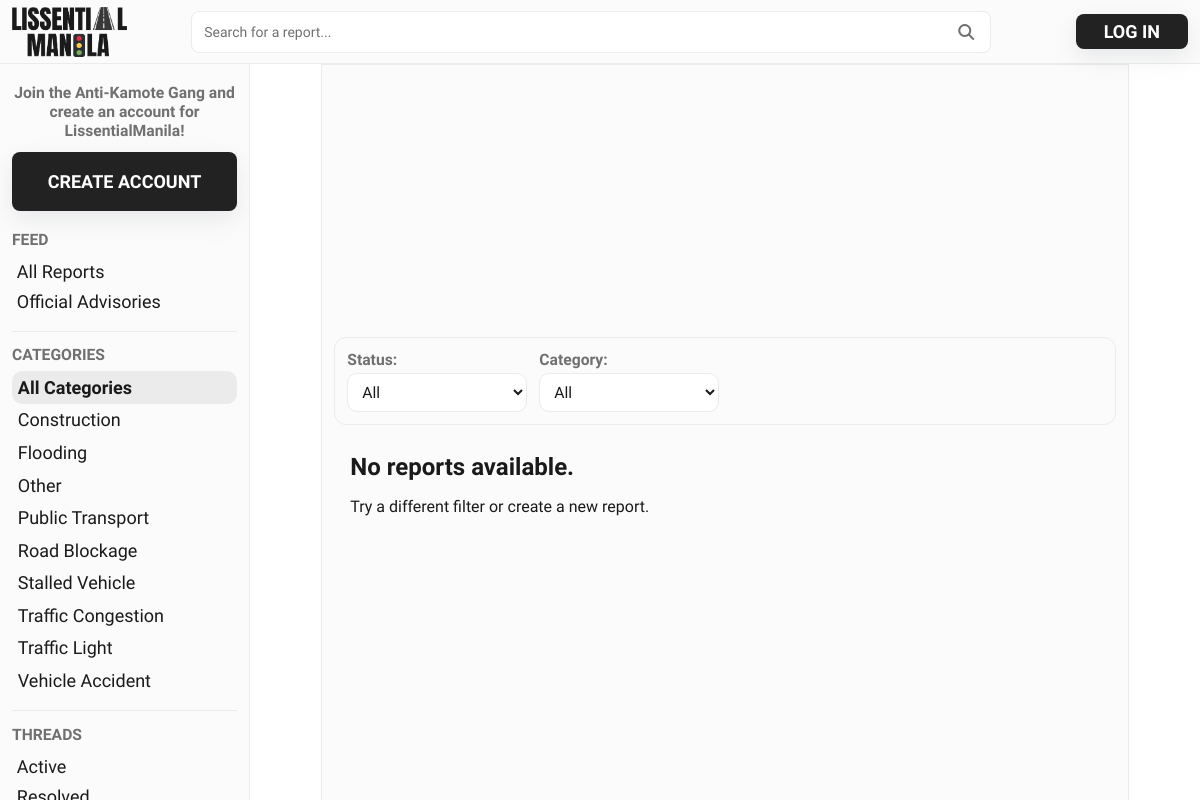
The page / on the database its author committed.
### tables this page shows
CREATE TABLE categories (
    category_id INT AUTO_INCREMENT PRIMARY KEY,
    category_name VARCHAR(50) NOT NULL UNIQUE, 
    requires_description BOOLEAN DEFAULT FALSE,  
    is_active BOOLEAN DEFAULT TRUE,
    created_at TIMESTAMP DEFAULT CURRENT_TIMESTAMP
);

### includes/auth.php (called while the page is built, shortened)
<?php
function is_authenticated(): bool
{
    if (!isset($_SESSION['user_id'], $_SESSION['username'], $_SESSION['role'])) {
        return false;
    }
    $userId = filter_var($_SESSION['user_id'], FILTER_VALIDATE_INT, ['options' => ['min_range' => 1]]);
    $username = trim((string) $_SESSION['username']);
    $role = strtolower((string) $_SESSION['role']);
    return $userId !== false
        && $username !== ''
        && in_array($role, ['student', 'official', 'admin'], true);
}

### includes/report-feed.php (called while the page is built, shortened)
<?php
function build_filter_url(string $basePath, ?string $status, ?int $categoryId): string
{
    $query = [];
    if ($categoryId !== null) {
        $query['category'] = $categoryId;
    }
    $queryString = http_build_query($query);
    if ($queryString === '') {
        return $basePath;
    }
    return $basePath . '?' . $queryString;
}
function fetch_categories(mysqli $db): array
{
    $categories = [];
    $categoryResult = $db->query('SELECT category_id, category_name FROM categories WHERE is_active = TRUE ORDER BY category_name ASC');
    while ($row = $categoryResult->fetch_assoc()) {
        $categories[] = [
            'category_id' => (int) ($row['category_id'] ?? 0),
            'category_name' => (string) ($row['category_name'] ?? ''),
        ];
    }
    return $categories;
}
function fetch_reports_and_media(mysqli $db, string $selectedStatus, ?int $selectedCategoryId, ?int $currentUserId = null): array
{
    $sql = <<<'SQL'
        SELECT
            r.report_id,
            r.thread_id,
            r.title,
            r.description,
            r.status,
            r.upvote_count,
            r.comment_count,
            r.resolved_count,
            r.verified_by,
            r.created_at,
            u.username,
            u.first_name,
            u.last_name,
            c.category_name,
            l.city,
            l.district
        FROM reports r
        INNER JOIN users u ON u.user_id = r.user_id
        INNER JOIN categories c ON c.category_id = r.category_id
        INNER JOIN locations l ON l.location_id = r.location_id
        WHERE r.is_deleted = FALSE
    SQL;
    $types = '';
    $sql .= ' ORDER BY r.created_at DESC, r.report_id DESC';
    $statement = $db->prepare($sql);
    $statement->execute();
    return fetch_report_media_for_rows($db, $statement->get_result()->fetch_all(MYSQLI_ASSOC), $currentUserId);
}
function fetch_report_media_for_rows(mysqli $db, array $reports, ?int $currentUserId = null): array
{
    if ($reports === []) {
        return ['reports' => [], 'mediaByReport' => []];
    }
    attach_user_marks($db, $reports, $currentUserId);
    $mediaByReport = [];
    return [
        'reports' => $reports,
        'mediaByReport' => $mediaByReport,
    ];
}

### index.php (the view, shortened to what this page needs)
<?php
require_once __DIR__ . '/includes/auth.php';
require_once __DIR__ . '/includes/thread-query.php';
require_once __DIR__ . '/includes/report-feed.php';
function escape_html(?string $value): string {
    return htmlspecialchars((string) $value, ENT_QUOTES, 'UTF-8');
}
$isAuthenticated = is_authenticated();
$currentUserId = filter_var($_SESSION['user_id'] ?? null, FILTER_VALIDATE_INT, ['options' => ['min_range' => 1]]);
$currentUserId = $currentUserId === false ? null : $currentUserId;
$username = $_SESSION['username'] ?? null;
$safeUsername = escape_html((string) ($username ?? ''));
$loginUrl = 'pages/auth/login.php';
$logoutUrl = 'pages/auth/logout.php';
$registerUrl = 'pages/auth/register.php';
$createReportUrl = $isAuthenticated ? 'pages/user/user-create-report.php' : $registerUrl;
$activeThreadsUrl = $isAuthenticated ? 'pages/user/user-active-threads.php' : $loginUrl;
$resolvedThreadsUrl = $isAuthenticated ? 'pages/user/user-resolved-threads.php' : $loginUrl;
$allowedStatuses = ['Pending', 'Verified', 'Resolved', 'Rejected'];
$selectedStatus = trim((string) ($_GET['status'] ?? ''));
if (!in_array($selectedStatus, $allowedStatuses, true)) {
    $selectedStatus = '';
}
$selectedCategoryId = filter_input(
    INPUT_GET,
    'category',
    FILTER_VALIDATE_INT,
    ['options' => ['min_range' => 1]]
);
$selectedCategoryId = $selectedCategoryId === false ? null : $selectedCategoryId;
$categories = [];
$reports = [];
$reportLoadError = null;
try {
    $db = thread_db();
    $categories = fetch_categories($db);
    $reportData = fetch_reports_and_media($db, $selectedStatus, $selectedCategoryId, $currentUserId);
    $reports = $reportData['reports'];
} catch (Throwable $error) {
    $reportLoadError = $error->getMessage();
}
?>
<!DOCTYPE html>
<html lang="en">
<head>
    <link rel="stylesheet" href="style/shared/global.css">
    <link rel="stylesheet" href="style/shared/navbar.css">
    <link rel="stylesheet" href="style/user/home.css">
    <link rel="stylesheet" href="https://cdnjs.cloudflare.com/ajax/libs/font-awesome/7.0.1/css/all.min.css"
/>
    <link rel="stylesheet" href="style/shared/post.css">
</head>
<body>
    <nav>
        <header class="navbar">
            <div class="navbar-logo">
                <a href="index.php">
                    <img src="assets/LOGO/logo_normal.png" alt="LissentialManila Logo">
                </a>
            </div>
            <div class="searchbar">
                <input type="search" placeholder="Search for a report...">
            </div>
            <?php if ($isAuthenticated): ?>
            <div class="icon-button-wrapper">
                <button type="button" class="icon-button notif-bell-btn" id="notifBellBtn" data-notif-api="includes/notifications-api.php" aria-haspopup="true" aria-expanded="false" aria-label="Notifications">
                    <i class="fa-solid fa-bell"></i>
                </button>
                <div class="notification-panel" id="notifPanel" hidden>
                    <div class="notification-panel-header">Nearby Alerts</div>
                    <div class="notification-panel-body" id="notifPanelBody"></div>
                </div>
                <button type="button" class="icon-button user-menu-btn" id="userMenuBtn" aria-haspopup="true" aria-expanded="false" aria-label="Account menu">
                    <i class="fa-solid fa-user"></i>
                </button>
                <div class="user-menu-panel" id="userMenuPanel" hidden>
                    <div class="user-menu-info">
                        <span class="user-menu-name"><?php echo htmlspecialchars((string) ($_SESSION['full_name'] ?? ''), ENT_QUOTES, 'UTF-8') ?: $safeUsername; ?></span>
                        <span class="user-menu-username">@<?php echo $safeUsername; ?></span>
                    </div>
                    <a class="user-menu-logout" href="<?php echo $logoutUrl; ?>">
                        <i class="fa-solid fa-right-from-bracket"></i> Log out
                    </a>
                </div>
            </div>
            <?php else: ?>
            <div class="login-button">
                <button type="button" onclick="window.location.href='<?php echo $loginUrl; ?>'">LOG IN</button>
            </div>
            <?php endif; ?>
        </header>
        <aside class="sidebar">
            <?php if (!$isAuthenticated): ?>
            <div class="sidebar-options-wrapper">
                <span class="sidebar-title sidebar-intro">Join the Anti-Kamote Gang and create an account for LissentialManila!</span>
            </div>
            <?php endif; ?>
            <div class="create-report">
                <button type="button" onclick="window.location.href='<?php echo $createReportUrl; ?>'">
                    <?php echo $isAuthenticated ? 'CREATE REPORT' : 'CREATE ACCOUNT'; ?>
                </button>
            </div>
            <div class="sidebar-options-wrapper">
                <span class="sidebar-title">FEED</span>
                <div class="sidebar-options">
                    <a href="index.php">All Reports</a>
                    <a href="#">Official Advisories</a>
                </div>
                <hr>
            </div>
            <div class="sidebar-options-wrapper">
                <span class="sidebar-title">CATEGORIES</span>
                <div class="sidebar-options">
                    <a
                        href="<?php echo escape_html(build_filter_url('index.php', $selectedStatus !== '' ? $selectedStatus : null, null)); ?>"
                        class="sidebar-filter-link<?php echo $selectedCategoryId === null ? ' is-active' : ''; ?>"
                    >
                        All Categories
                    </a>
                    <?php foreach ($categories as $category): ?>
                        <?php $categoryId = (int) ($category['category_id'] ?? 0); ?>
                        <a
                            href="<?php echo escape_html(build_filter_url('index.php', $selectedStatus !== '' ? $selectedStatus : null, $categoryId)); ?>"
                            class="sidebar-filter-link<?php echo $selectedCategoryId === $categoryId ? ' is-active' : ''; ?>"
                        >
                            <?php echo escape_html((string) ($category['category_name'] ?? '')); ?>
                        </a>
                    <?php endforeach; ?>
                </div>
                <hr>
            </div>
            <div class="sidebar-options-wrapper">
                <span class="sidebar-title">THREADS</span>
                <div class="sidebar-options">
                    <a href="<?php echo $activeThreadsUrl; ?>">Active</a>
                    <a href="<?php echo $resolvedThreadsUrl; ?>">Resolved</a>
                </div>
            </div>
        </aside>
    </nav>
    <div class="main-wrapper">
        <main>
            <form method="get" class="filter">
                <div class="filter-group">
                    <label for="status-filter">Status:</label>
                    <select id="status-filter" name="status" onchange="this.form.submit()">
                        <option value="" <?php echo $selectedStatus === '' ? 'selected' : ''; ?>>All</option>
                    </select>
                </div>
                <div class="filter-group">
                    <label for="category-filter">Category:</label>
                    <select id="category-filter" name="category" onchange="this.form.submit()">
                        <option value="" <?php echo $selectedCategoryId === null ? 'selected' : ''; ?>>All</option>
                    </select>
                </div>
            </form>
            <?php if ($reportLoadError !== null): ?>
                <section class="post" style="padding: 16px;">
                    <h2 style="margin-bottom: 8px;">Unable to load reports</h2>
                    <p style="margin-bottom: 0;">Please make sure MySQL is running and the database has been imported.</p>
                </section>
            <?php elseif ($reports === []): ?>
                <section class="post" style="padding: 16px;">
                    <h2 style="margin-bottom: 8px;">No reports available.</h2>
                    <p style="margin-bottom: 0;">Try a different filter or create a new report.</p>
                </section>
            <?php endif; ?>
        </main>
    </div>
</body>
</html>

### style/shared/global.css (style rules this page uses)
:root { --color1: #ffffff; --color2: #fbfbfb; --color3: #ebebeb; --color4: #707070; --color5: #222222; --colorText: #1a1a1a; --colorBlue: #5ca3ff; --colorRed: #cd474b; --colorYellow: #febc01; --colorGreen: #34622f; --colorComplement: #000000; --space-xsmall: clamp(0.25rem, 0.2rem + 0.3vw, 0.5rem); --space-small: clamp(0.5rem, 0.4rem + 0.5vw, 0.75rem); --space-medium: clamp(0.75rem, 0.6rem + 0.8vw, 1.5rem); --space-large: clamp(1.25rem, 1rem + 1vw, 2.5rem); --space-xlarge: clamp(2rem, 1.5rem + 2vw, 4rem); --font-xsmall: clamp(0.75rem, 0.72rem + 0.15vw, 0.875rem); --font-small: clamp(0.875rem, 0.83rem + 0.2vw, 1rem); --font-medium: clamp(1rem, 0.95rem + 0.3vw, 1.125rem); --font-large: clamp(1.25rem, 1.1rem + 0.6vw, 1.75rem); --font-xlarge: clamp(1.75rem, 1.4rem + 1vw, 2.5rem); --font-xxlarge: clamp(2.25rem, 1.8rem + 1.5vw, 3.5rem); }
* { margin: 0; padding: 0; box-sizing: border-box; font-family: "Google Sans", sans-serif; font-optical-sizing: auto; font-weight: 400; font-style: normal; }
body { background-color: var(--color1); color: var(--colorText); }
h1, h2, h3 { font-weight: 700; }
p, body { font-weight: 400; }
button { border: none; border-radius: 8; background-color: var(--color5); color: var(--color1); font-weight: 500; padding: var(--space-xsmall); }

### style/shared/navbar.css (style rules this page uses)
.navbar { position: fixed; top: 0; width: 100%; height: 64px; display: flex; flex-direction: row; align-items: center; justify-content: space-between; background-color: var(--color2); border-bottom: 1px solid var(--color3); z-index: 20; padding: 0 var(--space-small); gap: var(--space-medium); }
.searchbar { flex: 8; position: relative; display: flex; align-items: center; justify-content: center; }
.searchbar input { width: 800px; padding: var(--space-small); padding-right: 40px; border: 1px solid var(--color3); border-radius: 8px; background-color: var(--color1); color: var(--color5); font-size: 14px; transition: all 0.1s ease; }
.searchbar input::placeholder { color: var(--color4); }
.sidebar { position: fixed; left: 0; top: 64px; height: calc(100vh - 64px); width: 250px; padding: var(--space-small); display: flex; flex-direction: column; overflow-y: auto; background-color: var(--color2); border-right: 1px solid var(--color3); z-index: 10; }
.create-report { margin: var(--space-small) 0; }
.create-report button { width: 100%; padding: var(--space-medium); font-weight: 600; font-size: var(--font-medium); border-radius: 8px; box-shadow: rgba(149, 157, 165, 0.2) 0px 8px 24px; transition: transform 0.2s ease-in-out, box-shadow 0.2s ease-in-out; cursor: pointer; }
.sidebar-title { color: var(--color4); font-size: var(--font-small); padding-top: var(--space-xsmall); font-weight: 600; }
.sidebar-options { display: flex; flex-direction: column; }
.sidebar-options a { outline: none; padding: calc(var(--space-xsmall) - 2px); text-decoration: none; color: var(--colorText); font-size: var(--font-medium); transition: 0.1s ease-out; }
.sidebar-options .sidebar-filter-link { border: 1px solid transparent; border-radius: 10px; }
.sidebar-options .sidebar-filter-link.is-active { background-color: var(--color3); font-weight: 600; }
.login-button button { width: 100%; padding: var(--space-xsmall) var(--space-large); font-weight: 600; font-size: var(--font-medium); border-radius: 8px; box-shadow: rgba(149, 157, 165, 0.2) 0px 8px 24px; transition: transform 0.2s ease-in-out, box-shadow 0.2s ease-in-out; cursor: pointer; transition: 0.2s ease-out; }
.sidebar-intro { text-align: center; }

### style/shared/post.css (style rules this page uses)
.post { width: 100%; display: flex; flex-direction: column; gap: 8px; padding: var(--space-medium); border-radius: 16px; transition: 0.1s ease-out; }

### rows shown on the page
categories: category_name "Construction"
categories: category_name "Flooding"
categories: category_name "Other"
categories: category_name "Public Transport"
categories: category_name "Road Blockage"
categories: category_name "Stalled Vehicle"
categories: category_name "Traffic Congestion"
categories: category_name "Traffic Light"
categories: category_name "Vehicle Accident"
